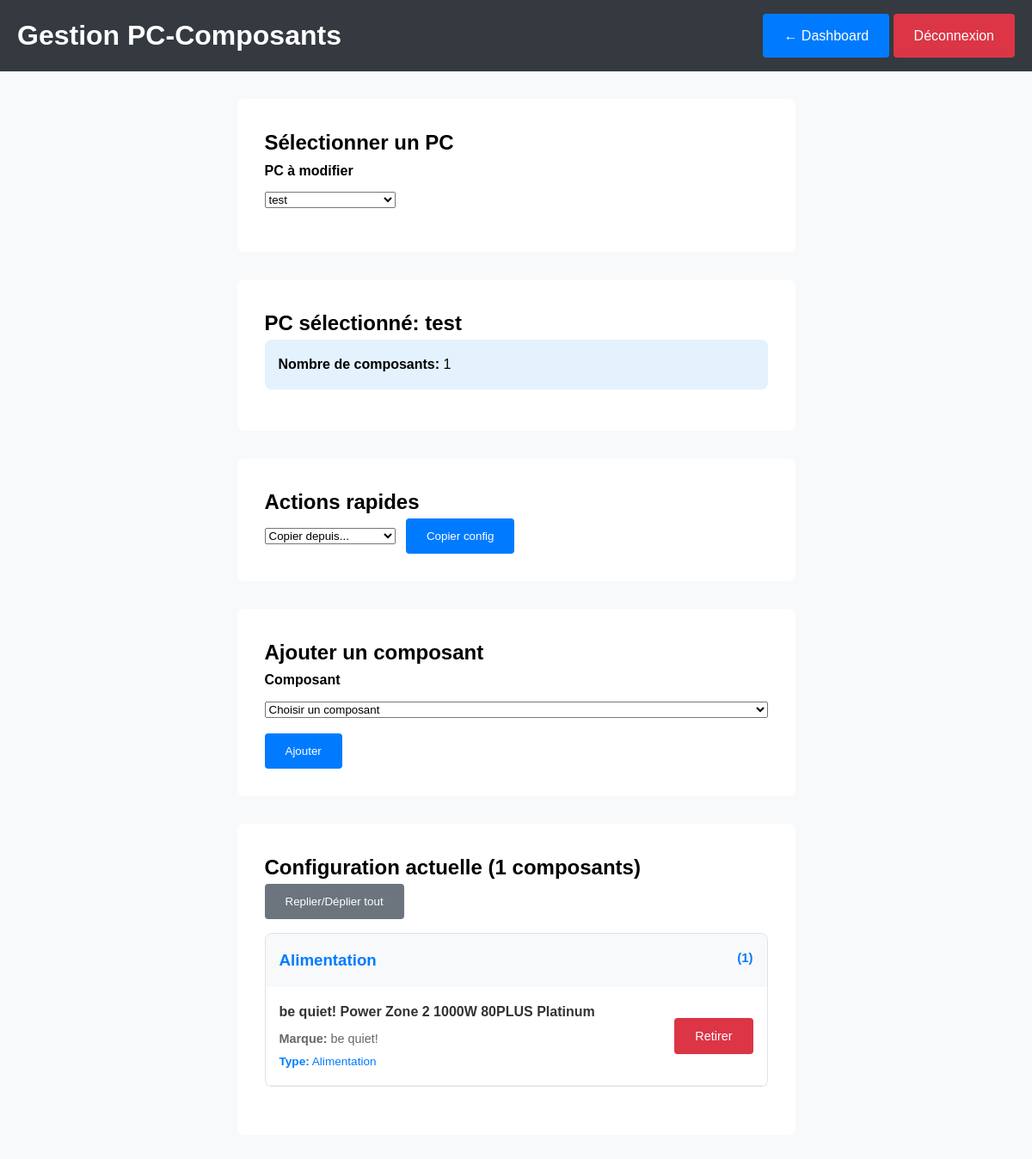
The app's page /admin/pc_components_admin.php?pc_id=74 (signed in) with its own data.
### tables this page shows
CREATE TABLE `pcs` (
  `id` int(11) NOT NULL AUTO_INCREMENT,
  `nom` varchar(100) NOT NULL,
  `prix` decimal(10,2) NOT NULL,
  `stock` int(11) DEFAULT 0,
  `actif` tinyint(1) DEFAULT 1,
  PRIMARY KEY (`id`)
);

CREATE TABLE `pc_components` (
  `id` int(11) NOT NULL AUTO_INCREMENT,
  `pc_id` int(11) DEFAULT NULL,
  `component_id` int(11) DEFAULT NULL,
  PRIMARY KEY (`id`)
);

CREATE TABLE `components` (
  `id` int(11) NOT NULL AUTO_INCREMENT,
  `nom` varchar(100) NOT NULL,
  `type` varchar(50) NOT NULL,
  `prix` decimal(10,2) DEFAULT NULL,
  `marque` varchar(255) DEFAULT NULL,
  PRIMARY KEY (`id`)
);

### admin/pc_components_admin.php (the view, shortened to what this page needs)
<?php
require_once '../config.php';
$pcs = $pdo->query("SELECT * FROM pcs ORDER BY nom")->fetchAll();
$selected_pc_id = $_GET['pc_id'] ?? null;
$pc_components = [];
$pc_info = null;
if ($selected_pc_id) {
    $stmt = $pdo->prepare("SELECT * FROM pcs WHERE id = ?");
    $stmt->execute([$selected_pc_id]);
    $pc_info = $stmt->fetch();
    $stmt = $pdo->prepare("
        SELECT c.*, pc.id as pc_component_id
        FROM components c
        JOIN pc_components pc ON c.id = pc.component_id
        WHERE pc.pc_id = ?
        ORDER BY
            CASE c.type
                WHEN 'CPU' THEN 1
                WHEN 'Carte Mère' THEN 2
                WHEN 'RAM' THEN 3
                WHEN 'SSD' THEN 4
                WHEN 'HDD' THEN 5
                WHEN 'GPU' THEN 6
                WHEN 'Alimentation' THEN 7
                WHEN 'Refroidissement' THEN 8
                WHEN 'Boîtier' THEN 9
                ELSE 10
            END, c.nom
    ");
    $stmt->execute([$selected_pc_id]);
    $pc_components = $stmt->fetchAll();
}
?>
<!DOCTYPE html>
<html lang="fr" class="admin-page">
<head>
    <link rel="stylesheet" href="../assets/style.css">
</head>
<body>
    <header class="admin-header">
        <div class="container">
            <h1>Gestion PC-Composants</h1>
            <div>
                <a href="dashboard.php" class="admin-btn">← Dashboard</a>
                <a href="logout.php" class="admin-btn btn-danger">Déconnexion</a>
            </div>
        </div>
    </header>
    <div class="admin-container">
        <div class="form-section">
            <h2>Sélectionner un PC</h2>
            <form method="get">
                <div class="admin-form-group">
                    <label for="pc_id">PC à modifier</label>
                    <select id="pc_id" name="pc_id" onchange="this.form.submit()">
                        <?php foreach ($pcs as $pc): ?>
                            <option value="<?php echo $pc['id']; ?>" <?php echo $selected_pc_id == $pc['id'] ? 'selected' : ''; ?>>
                                <?php echo htmlspecialchars($pc['nom']); ?>
                            </option>
                        <?php endforeach; ?>
                    </select>
                </div>
            </form>
        </div>
        <?php if ($selected_pc_id): ?>
            <?php if ($pc_info): ?>
                <div class="form-section">
                    <h2>PC sélectionné: <?php echo htmlspecialchars($pc_info['nom']); ?></h2>
                    <div style="background: #e3f2fd; padding: 1rem; border-radius: 8px; margin-bottom: 1rem;">
                        <p><strong>Nombre de composants:</strong> <?php echo count($pc_components); ?></p>
                    </div>
                </div>
            <?php endif; ?>
            <div class="form-section">
                <h2>Actions rapides</h2>
                <div style="display: flex; gap: 1rem; flex-wrap: wrap;">
                    <form method="post" style="display: inline-block;">
                        <select name="source_pc_id" required style="margin-right: 0.5rem;">
                            <option value="">Copier depuis...</option>
                        </select>
                        <button type="submit" class="admin-btn" onclick="return confirm('Remplacer la configuration actuelle ?')">Copier config</button>
                    </form>
                </div>
            </div>
            <div class="form-section">
                <h2>Ajouter un composant</h2>
                <form method="post">
                    <div class="admin-form-group">
                        <label for="component_id">Composant</label>
                        <select id="component_id" name="component_id" required>
                            <option value="">Choisir un composant</option>
                        </select>
                    </div>
                    <button type="submit" class="admin-btn">Ajouter</button>
                </form>
            </div>
            <div class="pc-list">
                <h2>Configuration actuelle (<?php echo count($pc_components); ?> composants)</h2>
                <?php if ($pc_components): ?>
                    <div style="margin-bottom: 1rem;">
                        <button onclick="toggleAllCategories()" class="admin-btn" style="background: #6c757d;">Replier/Déplier tout</button>
                    </div>
                    <?php
                    $current_type = '';
                    $type_count = [];
                    foreach ($pc_components as $comp) {
                        $type_count[$comp['type']] = ($type_count[$comp['type']] ?? 0) + 1;
                    }
                    foreach ($pc_components as $component):
                        if ($current_type !== $component['type']):
                            $current_type = $component['type'];
                            $count = $type_count[$current_type];
                            echo '<div class="component-category" style="margin-bottom: 1.5rem; border: 1px solid #dee2e6; border-radius: 8px;">';
                            echo '<h3 style="margin: 0; padding: 1rem; background: #f8f9fa; color: #007bff; cursor: pointer; border-radius: 8px 8px 0 0;" onclick="toggleCategory(this)">';
                            echo '<span style="float: right; font-size: 0.8em;">(' . $count . ')</span>';
                            echo htmlspecialchars($current_type);
                            echo '</h3>';
                            echo '<div class="category-content" style="padding: 0;">';
                        endif;
                    ?>
                    <div class="pc-item" style="grid-template-columns: 3fr 1fr; padding: 1rem; border-bottom: 1px solid #eee;">
                        <div>
                            <div class="pc-name" style="font-weight: 600; margin-bottom: 0.5rem;"><?php echo htmlspecialchars($component['nom']); ?></div>
                            <?php if (isset($component['marque']) && $component['marque']): ?>
                                <div style="font-size: 0.9rem; color: #666; margin-bottom: 0.25rem;">
                                    <strong>Marque:</strong> <?php echo htmlspecialchars($component['marque']); ?>
                                </div>
                            <?php endif; ?>
                            <div style="font-size: 0.85rem; color: #007bff;">
                                <strong>Type:</strong> <?php echo htmlspecialchars($component['type']); ?>
                            </div>
                        </div>
                        <div style="text-align: right;">
                            <form method="post" style="display: inline;">
                                <button type="submit" class="admin-btn btn-danger" onclick="return confirm('Retirer ce composant ?')" style="font-size: 0.9rem;">Retirer</button>
                            </form>
                        </div>
                    </div>
                    <?php endforeach; ?>
                    </div></div>
                <?php endif; ?>
            </div>
        <?php endif; ?>
    </div>
</body>
</html>

### assets/style.css (style rules this page uses)
* { margin: 0; padding: 0; box-sizing: border-box; }
body { font-family: Arial, sans-serif; line-height: 1.6; min-height: 100vh; display: flex; flex-direction: column; }
.container { max-width: 1200px; margin: 0 auto; padding: 0 20px; }
header { background: #333; color: white; padding: 1rem 0; }
body { font-family: Arial, sans-serif; }
.admin-page body { font-family: Arial, sans-serif; margin: 0; background: #f8f9fa; }
.admin-header { background: #343a40; color: white; padding: 1rem 0; }
.admin-header .container { max-width: 1200px; margin: 0 auto; padding: 0 20px; display: flex; justify-content: space-between; align-items: center; }
.admin-container { max-width: 1200px; margin: 0 auto; padding: 2rem 20px; }
.admin-btn { padding: 0.8rem 1.5rem; background: #007bff; color: white; border: none; border-radius: 4px; cursor: pointer; text-decoration: none; display: inline-block; }
.btn-danger { background: #dc3545; }
.form-section { background: white; padding: 2rem; border-radius: 8px; margin-bottom: 2rem; }
.admin-form-group { margin-bottom: 1rem; }
.admin-form-group label { display: block; margin-bottom: 0.5rem; font-weight: bold; }
.pc-list, .actualites-list, .messages-list { background: white; padding: 2rem; border-radius: 8px; }
.pc-item { border-bottom: 1px solid #eee; padding: 1rem 0; display: grid; grid-template-columns: 2fr 1fr 1fr 1fr; gap: 1rem; align-items: center; }
.pc-item:last-child { border-bottom: none; }
.pc-name { font-weight: bold; color: #333; }

### records on screen
pcs: nom "test"
pc_components: component.type "1", component.type "Alimentation", component.nom "be quiet! Power Zone 2 1000W 80PLUS Platinum", component.marque "be quiet!"

### other values on screen
count($pc_components) "1"
form field pc_id "test"
